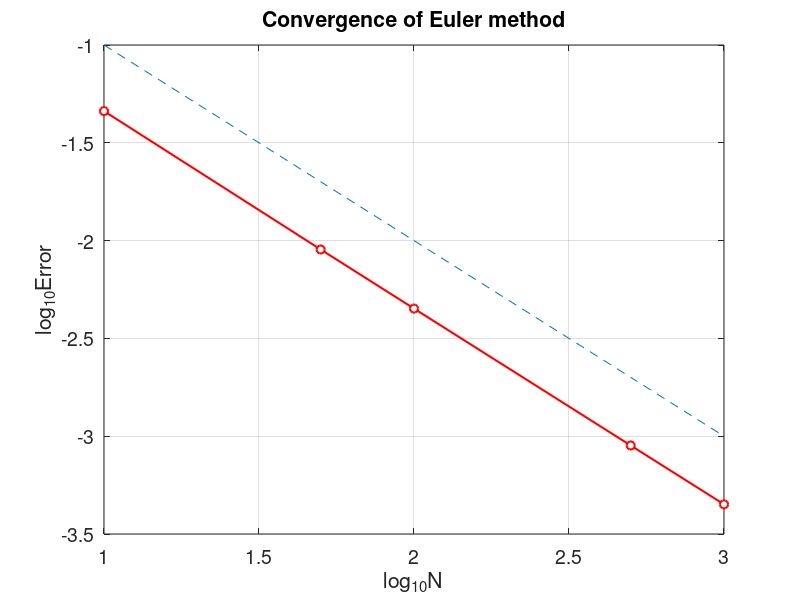

MATLAB code to generate this figure:
% Euler1_error.m
% Euler method for the ODE model
% u'(t)=t^2+t-u, t \in [0,2] 
% Initial condition : u(0)=0 ;
% Exact solution : u(t)=-exp(-t)+t^2-t+1.
clear all
Nvec=[10 50 100 500 1000];        % Number of splits
Error=[];
fun=@(t,u) t.^2+t-u;              % RHS
for k=1:length(Nvec)
    N=Nvec(k);
    h=1/N;
    x=0:h:1;                      % function interval
    u(1)=0;                       % initial value
    for i=1:N
        u(i+1)=u(i)+h.*fun(x(i),u(i));
    end
    ue=-exp(-x)+x.^2-x+1;         % exact solution
    error=max(abs(u-ue));
    Error=[Error,error];
end
plot(log10(Nvec),log10(Error),'ro-','MarkerFaceColor','w','LineWidth',1.5)
%loglog(Nvec,Error,'ro-','LineWidth',1.5)
hold on,
%loglog(Nvec, Nvec.^(-1), '--')
plot(log10(Nvec), log10(Nvec.^(-1)), '--')
grid on,
xlabel('log_{10}N','fontsize', 16), ylabel('log_{10}Error','fontsize',16)
title('Convergence of Euler method','fontsize',14)
set(gca,'fontsize',14)
for i=1:length(Nvec)-1     % computating convergence order
    order(i)=-log(Error(i)/Error(i+1))/(log(Nvec(i)/Nvec(i+1)));
end
Error
order
